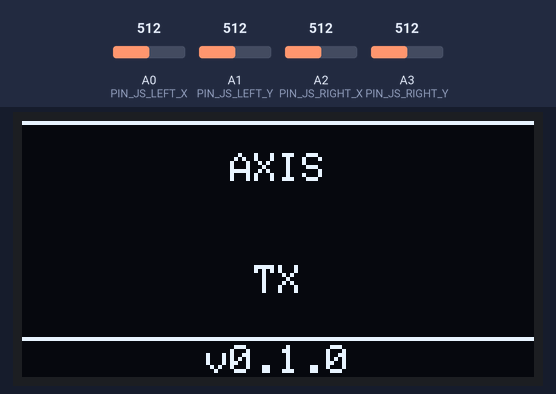
The program below on a simulated SparkFun Pro Micro, built with avr-gcc and run on an emulated ATmega32U4. Shown: 128×64 one-colour display. The test bench sets the inputs (shaded band); at power-on: A0 (PIN_JS_LEFT_X) = 512, A1 (PIN_JS_LEFT_Y) = 512, A2 (PIN_JS_RIGHT_X) = 512, A3 (PIN_JS_RIGHT_Y) = 512. What the program prints to the serial monitor is not drawn.

Above: at 0.1 s.

The program:

main.cpp
```cpp
#include <Arduino.h>
#include "config.h"
#include "modules/input/gimbal.h"

#ifdef HAS_OLED
    #include "modules/display/display.h"
    DisplayManager display;
#endif

Gimbal leftStick(
    { PIN_JS_LEFT_X,  GimbalType::THROTTLE, GIMBAL_RAW_MIN, GIMBAL_RAW_MID, GIMBAL_RAW_MAX, 0 },
    { PIN_JS_LEFT_Y,  GimbalType::THROTTLE, GIMBAL_RAW_MIN, GIMBAL_RAW_MID, GIMBAL_RAW_MAX, 0 }
);

Gimbal rightStick(
    { PIN_JS_RIGHT_X, GimbalType::CENTERED, GIMBAL_RAW_MIN, GIMBAL_RAW_MID, GIMBAL_RAW_MAX, GIMBAL_DEADZONE },
    { PIN_JS_RIGHT_Y, GimbalType::CENTERED, GIMBAL_RAW_MIN, GIMBAL_RAW_MID, GIMBAL_RAW_MAX, GIMBAL_DEADZONE }
);

void setup() {
    Serial.begin(115200);

#ifdef HAS_OLED
    if (!display.begin()) {
        pinMode(LED_BUILTIN, OUTPUT);
        while (true) {
            digitalWrite(LED_BUILTIN, HIGH); delay(200);
            digitalWrite(LED_BUILTIN, LOW);  delay(200);
        }
    }
    display.showSplash();
    delay(2500);
#endif
}

void loop() {
    leftStick.read();
    rightStick.read();

    Serial.print("L:");
    Serial.print(leftStick.valueX());  Serial.print(",");
    Serial.print(leftStick.valueY());  Serial.print("  R:");
    Serial.print(rightStick.valueX()); Serial.print(",");
    Serial.println(rightStick.valueY());

    delay(50);
}
```

display.cpp
```cpp
#include "display.h"

#ifdef HAS_OLED

DisplayManager::DisplayManager()
    : _oled(OLED_WIDTH, OLED_HEIGHT, &Wire, OLED_RESET_PIN)
{}

bool DisplayManager::begin() {
    if (!_oled.begin(SSD1306_SWITCHCAPVCC, OLED_I2C_ADDR)) {
        return false;
    }
    _oled.clearDisplay();
    _oled.display();
    return true;
}

void DisplayManager::showSplash() {
    _oled.clearDisplay();

    _oled.drawFastHLine(0, 0, OLED_WIDTH, SSD1306_WHITE);
    _oled.setTextColor(SSD1306_WHITE);

    _oled.setTextSize(3);
    _drawCenteredText("AXIS", 8);

    _oled.setTextSize(2);
    _drawCenteredText("TX", 36);

    _oled.drawFastHLine(0, 54, OLED_WIDTH, SSD1306_WHITE);
    _oled.setTextSize(1);
    _drawCenteredText("v" FIRMWARE_VERSION, 56);

    _oled.display();
}

void DisplayManager::clear() {
    _oled.clearDisplay();
    _oled.display();
}

void DisplayManager::update() {
    _oled.display();
}

void DisplayManager::printLine(uint8_t row, const char* label, int value) {
    _oled.setTextSize(1);
    _oled.setTextColor(SSD1306_WHITE);
    _oled.setCursor(0, row * 10);
    _oled.print(label);
    _oled.print(": ");
    _oled.print(value);
}

void DisplayManager::_drawCenteredText(const char* text, int16_t y, uint8_t size) {
    int16_t x1, y1;
    uint16_t w, h;
    _oled.setTextSize(size);
    _oled.getTextBounds(text, 0, 0, &x1, &y1, &w, &h);
    _oled.setCursor((OLED_WIDTH - w) / 2, y);
    _oled.print(text);
}

#endif
```

display.h
```cpp
#pragma once

#include "../../config.h"

#ifdef HAS_OLED

#include <Adafruit_GFX.h>
#include <Adafruit_SSD1306.h>

class DisplayManager {
public:
    DisplayManager();

    bool begin();
    void showSplash();
    void clear();
    void update();
    void printLine(uint8_t row, const char* label, int value);

private:
    Adafruit_SSD1306 _oled;
    void _drawCenteredText(const char* text, int16_t y, uint8_t size = 1);
};

#endif
```

button.cpp
```cpp
#include "button.h"

#define HOLD_THRESHOLD_MS 600

Button::Button(uint8_t pin)
    : _pin(pin), _lastState(HIGH), _state(HIGH),
      _lastDebounce(0), _pressedAt(0)
{}

void Button::begin() {
    pinMode(_pin, INPUT_PULLUP);
}

ButtonEvent Button::read() {
    bool raw = digitalRead(_pin);

    if (raw != _lastState) {
        _lastDebounce = millis();
    }
    _lastState = raw;

    if ((millis() - _lastDebounce) < BUTTON_DEBOUNCE_MS) {
        return ButtonEvent::NONE;
    }

    if (_state == HIGH && raw == LOW) {
        _state = LOW;
        _pressedAt = millis();
        return ButtonEvent::PRESSED;
    }

    if (_state == LOW && raw == LOW) {
        if ((millis() - _pressedAt) >= HOLD_THRESHOLD_MS) {
            _pressedAt = millis();
            return ButtonEvent::HELD;
        }
    }

    if (_state == LOW && raw == HIGH) {
        _state = HIGH;
    }

    return ButtonEvent::NONE;
}

bool Button::isPressed() const {
    return _state == LOW;
}
```

button.h
```cpp
#pragma once

#include <Arduino.h>

#define BUTTON_DEBOUNCE_MS 30

enum class ButtonEvent {
    NONE,
    PRESSED,
    HELD,
};

class Button {
public:
    Button(uint8_t pin);

    void        begin();
    ButtonEvent read();
    bool        isPressed() const;

private:
    uint8_t       _pin;
    bool          _lastState;
    bool          _state;
    unsigned long _lastDebounce;
    unsigned long _pressedAt;
};
```

gimbal.cpp
```cpp
#include "gimbal.h"
#include "../../config.h"

Gimbal::Gimbal(GimbalAxis x, GimbalAxis y)
    : _x(x), _y(y), _valX(0), _valY(0)
{}

void Gimbal::read() {
    _valX = _normalize(_x, analogRead(_x.pin));
    _valY = _normalize(_y, analogRead(_y.pin));
}

uint16_t Gimbal::valueX() const { return _valX; }
uint16_t Gimbal::valueY() const { return _valY; }
int      Gimbal::rawX()   const { return analogRead(_x.pin); }
int      Gimbal::rawY()   const { return analogRead(_y.pin); }

uint16_t Gimbal::_normalize(const GimbalAxis& axis, int raw) const {
    raw = constrain(raw, axis.raw_min, axis.raw_max);

    if (axis.type == GimbalType::THROTTLE) {
        return map(raw, axis.raw_min, axis.raw_max, CHANNEL_MIN, CHANNEL_MAX);
    }

    if (abs(raw - axis.raw_mid) <= axis.deadzone) {
        return CHANNEL_MID;
    }

    if (raw < axis.raw_mid) {
        return map(raw, axis.raw_min, axis.raw_mid - axis.deadzone, CHANNEL_MIN, CHANNEL_MID - 1);
    }

    return map(raw, axis.raw_mid + axis.deadzone, axis.raw_max, CHANNEL_MID + 1, CHANNEL_MAX);
}
```

gimbal.h
```cpp
#pragma once

#include <Arduino.h>

enum class GimbalType {
    THROTTLE,
    CENTERED,
};

struct GimbalAxis {
    uint8_t    pin;
    GimbalType type;
    int        raw_min;
    int        raw_mid;
    int        raw_max;
    uint8_t    deadzone;
};

class Gimbal {
public:
    Gimbal(GimbalAxis x, GimbalAxis y);

    void     read();
    uint16_t valueX() const;
    uint16_t valueY() const;
    int      rawX()   const;
    int      rawY()   const;

private:
    GimbalAxis _x;
    GimbalAxis _y;
    uint16_t   _valX;
    uint16_t   _valY;

    uint16_t _normalize(const GimbalAxis& axis, int raw) const;
};
```

config.h
```cpp
#pragma once

#ifndef FIRMWARE_VERSION
    #define FIRMWARE_VERSION "0.1.0"
#endif

#ifdef BOARD_PROMICRO
    #define PIN_JS_LEFT_X   A0
    #define PIN_JS_LEFT_Y   A1
    #define PIN_JS_RIGHT_X  A2
    #define PIN_JS_RIGHT_Y  A3
#endif

#ifdef BOARD_PROMICRO
    #define PIN_BTN_UP    2
    #define PIN_BTN_DOWN  3
    #define PIN_BTN_ENTER 4
    #define PIN_BTN_BACK  5
#endif

#ifdef HAS_OLED
    #define OLED_WIDTH     128
    #define OLED_HEIGHT    64
    #define OLED_I2C_ADDR  0x3C
    #define OLED_RESET_PIN -1
#endif

#define CHANNEL_COUNT  4
#define CHANNEL_MIN    1000
#define CHANNEL_MID    1500
#define CHANNEL_MAX    2000

#define GIMBAL_RAW_MIN  0
#define GIMBAL_RAW_MID  512
#define GIMBAL_RAW_MAX  1023
#define GIMBAL_DEADZONE 4
```
